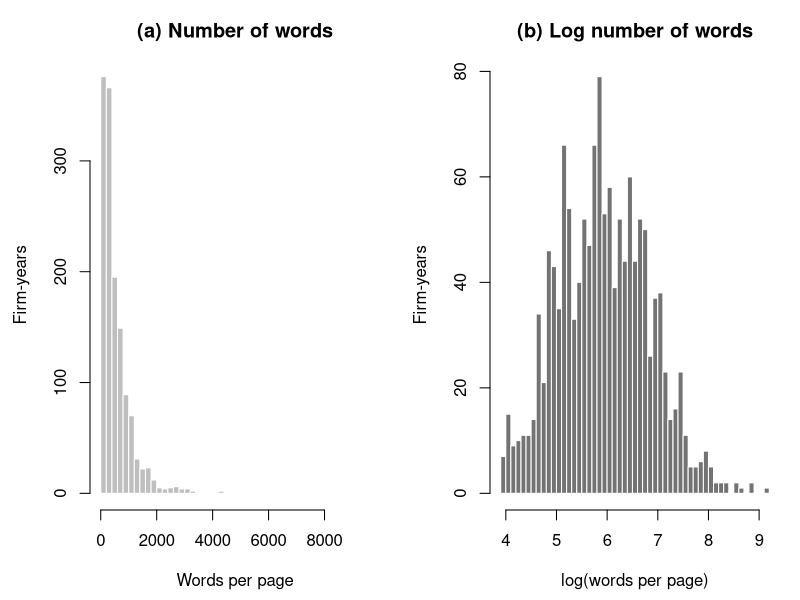
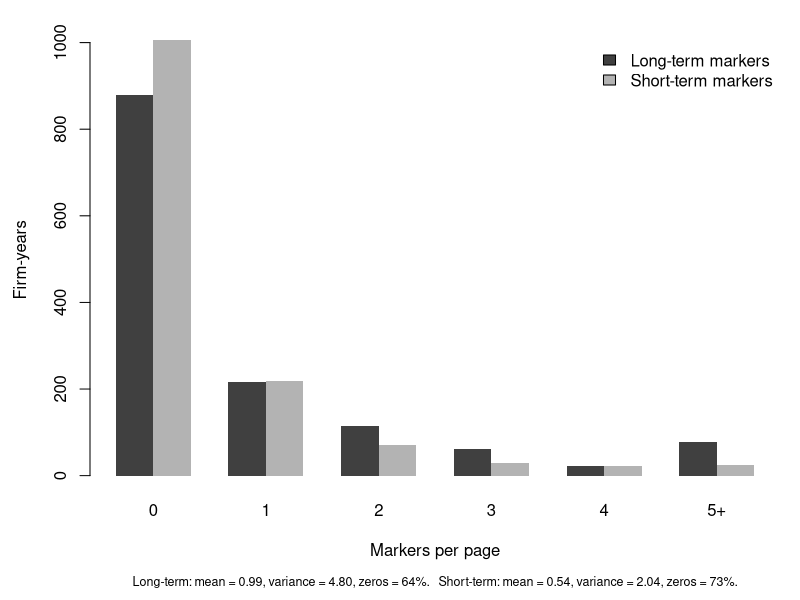
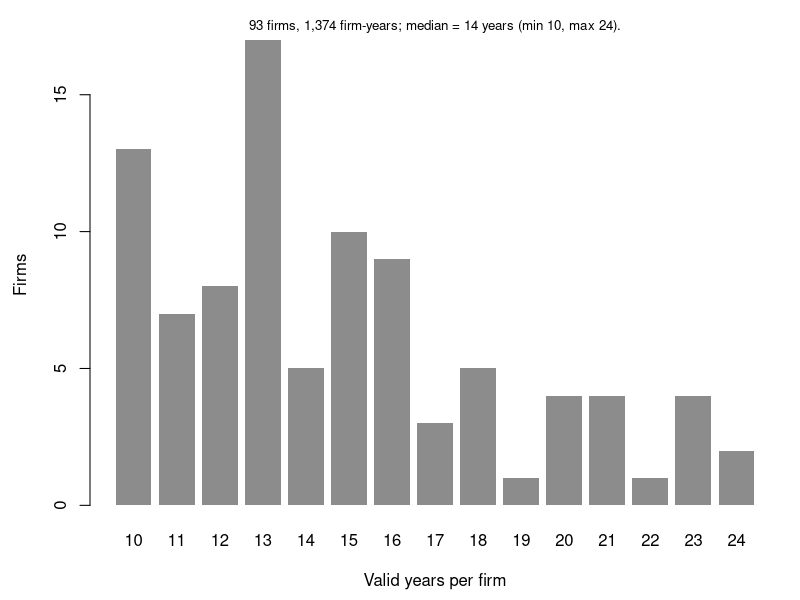

Write the R code that produced these figures, in order.
# =====================================================================
# Figures for the data analysis section (model choices)
#   Figure A3. Page length, raw vs log           -> log transformation of length
#   Figure A5. Distribution of marker counts     -> count model, robust SE (zeros, overdispersion)
#   Figure A4. Years observed per firm           -> unbalanced panel, firm fixed effects
# Saved as PNG in tables/en/figures/ (Times, English).
# =====================================================================
setwd("~/Desktop/wayback/6_analysis")
out <- "tables/en/figures/"; dir.create(out, recursive = TRUE, showWarnings = FALSE)
d <- read.csv("analysis_data.csv")
fam <- "Times"

# ---------- Figure A3. Page length ----------
png(paste0(out, "figureA3_page_length.png"), width = 2200, height = 950, res = 250, family = fam)
par(mfrow = c(1, 2), mar = c(4.5, 4.5, 3, 1))
hist(d$n_mots, breaks = 50, col = "grey75", border = "white",
     main = "(a) Number of words", xlab = "Words per page", ylab = "Firm-years")
hist(d$log_mots, breaks = 40, col = "grey45", border = "white",
     main = "(b) Log number of words", xlab = "log(words per page)", ylab = "Firm-years")
dev.off()

# ---------- Figure A5. Marker counts ----------
lab <- c("0", "1", "2", "3", "4", "5+")
tab <- rbind(`Long-term markers` = table(cut(d$long_explicite, c(-1, 0:4, Inf), labels = lab)),
             `Short-term markers` = table(cut(d$court_explicite, c(-1, 0:4, Inf), labels = lab)))
sub <- sprintf("Long-term: mean = %.2f, variance = %.2f, zeros = %.0f%%.   Short-term: mean = %.2f, variance = %.2f, zeros = %.0f%%.",
               mean(d$long_explicite), var(d$long_explicite), 100 * mean(d$long_explicite == 0),
               mean(d$court_explicite), var(d$court_explicite), 100 * mean(d$court_explicite == 0))
png(paste0(out, "figureA5_marker_counts.png"), width = 2000, height = 1200, res = 250, family = fam)
par(mar = c(6, 4.5, 2, 1))
barplot(tab, beside = TRUE, col = c("grey25", "grey70"), border = NA,
        xlab = "Markers per page", ylab = "Firm-years",
        legend.text = rownames(tab), args.legend = list(bty = "n", x = "topright"))
mtext(sub, side = 1, line = 4.5, cex = 0.75)
dev.off()

# ---------- Figure A4. Years per firm ----------
yrs <- as.vector(table(d$id))
png(paste0(out, "figureA4_years_per_firm.png"), width = 1800, height = 1100, res = 250, family = fam)
par(mar = c(4.5, 4.5, 2, 1))
barplot(table(factor(yrs, levels = min(yrs):max(yrs))), col = "grey55", border = NA,
        xlab = "Valid years per firm", ylab = "Firms")
mtext(sprintf("93 firms, 1,374 firm-years; median = %d years (min %d, max %d).", as.integer(median(yrs)), min(yrs), max(yrs)),
      side = 3, line = 0.3, cex = 0.8)
dev.off()

# Within-firm share of variance (reported in the text, no figure needed)
w <- function(v) round(100 * (1 - var(ave(v, d$id)) / var(v)), 1)
cat("Within-firm share of variance (%): long-term presence", w(d$L), "| short-term presence", w(d$C),
    "| log length", w(d$log_mots), "\n")
cat("Figures created in", out, ":\n"); print(list.files(out))
